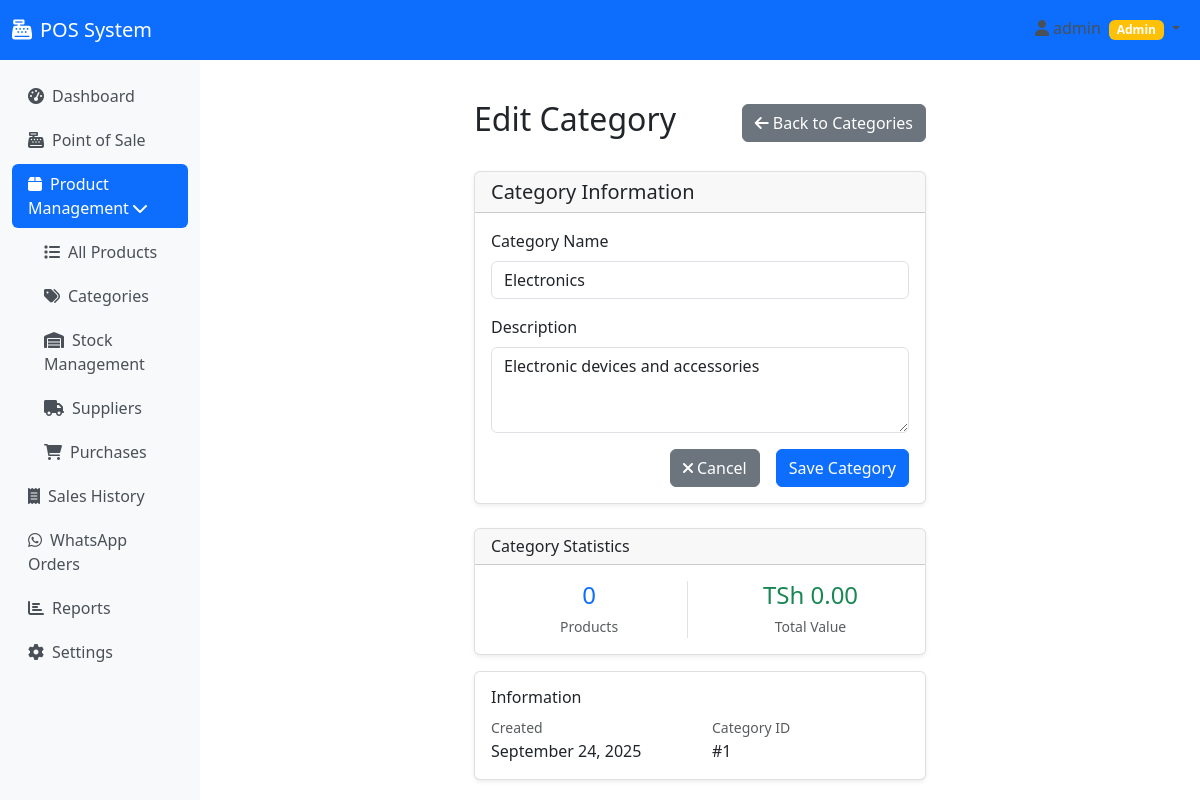
The page /products/categories/edit/1 (signed in) on the database its author committed.
### app/models/__init__.py (models this page shows, shortened)
class Category(db.Model):
    id = db.Column(db.Integer, primary_key=True)
    name = db.Column(db.String(100), nullable=False, unique=True)
    description = db.Column(db.Text)
    created_at = db.Column(db.DateTime, default=datetime.utcnow)
    products = db.relationship('Product', backref='category', lazy=True)

class SystemSettings(db.Model):
    id = db.Column(db.Integer, primary_key=True)
    key = db.Column(db.String(100), unique=True, nullable=False)
    value = db.Column(db.Text)
    description = db.Column(db.Text)
    created_at = db.Column(db.DateTime, default=datetime.utcnow)
    updated_at = db.Column(db.DateTime, default=datetime.utcnow, onupdate=datetime.utcnow)

### app/views/products.py (the view)
@products_bp.route('/categories/edit/<int:id>', methods=['GET', 'POST'])
@login_required
@admin_required
def edit_category(id):
    category = Category.query.get_or_404(id)
    form = CategoryForm(obj=category)
    if form.validate_on_submit():
        category.name = form.name.data
        category.description = form.description.data
        db.session.commit()
        flash(f'Category "{category.name}" updated successfully!', 'success')
        return redirect(url_for('products.categories'))
    return render_template('products/edit_category.html', title='Edit Category', form=form, category=category)

### app/views/products.py
class CategoryForm(FlaskForm):
    name = StringField('Category Name', validators=[DataRequired()])
    description = TextAreaField('Description')
    submit = SubmitField('Save Category')

### app/models/__init__.py (called while the page is built)
    @property
    def is_admin(self):
        return self.role == 'admin'

### app/utils/currency.py (called while the page is built)
def format_currency(amount, currency_code=None):
    return CurrencyManager.format_currency(amount, currency_code)

    @staticmethod
    def get_current_currency():
        try:
            currency_setting = SystemSettings.query.filter_by(key='default_currency').first()
            if currency_setting and currency_setting.value in SUPPORTED_CURRENCIES:
                currency_code = currency_setting.value
            else:
                currency_code = current_app.config.get('DEFAULT_CURRENCY', 'TSH')
            return SUPPORTED_CURRENCIES.get(currency_code, SUPPORTED_CURRENCIES['TSH'])
        except:
            return SUPPORTED_CURRENCIES['TSH']

### app/views/auth.py (called while the page is built)
def admin_required(f):
    @wraps(f)
    def decorated_function(*args, **kwargs):
        if not current_user.is_authenticated or not current_user.is_admin:
            flash('You need admin privileges to access this page.', 'error')
            return redirect(url_for('main.dashboard'))
        return f(*args, **kwargs)
    return decorated_function

### app/templates/products/edit_category.html (shortened to what this page needs)
{% extends "base.html" %}
{% block content %}
<div class="container-fluid">
    <div class="row justify-content-center">
        <div class="col-md-8 col-lg-6">
            <div class="d-flex justify-content-between align-items-center mb-4">
                <h2>Edit Category</h2>
                <a href="{{ url_for('products.categories') }}" class="btn btn-secondary">
                    <i class="fas fa-arrow-left me-1"></i>Back to Categories
                </a>
            </div>
            <div class="card">
                <div class="card-header">
                    <h5 class="mb-0">Category Information</h5>
                </div>
                <div class="card-body">
                    <form method="POST" id="editCategoryForm">
                        <div class="mb-3">
                            {{ form.name.label(class="form-label") }}
                            {{ form.name(class="form-control") }}
                        </div>
                        <div class="mb-3">
                            {{ form.description.label(class="form-label") }}
                            {{ form.description(class="form-control", rows="3") }}
                        </div>
                        <div class="d-grid gap-2 d-md-flex justify-content-md-end">
                            <a href="{{ url_for('products.categories') }}" class="btn btn-secondary me-md-2">
                                <i class="fas fa-times me-1"></i>Cancel
                            </a>
                            {{ form.submit(class="btn btn-primary") }}
                        </div>
                    </form>
                </div>
            </div>
            <div class="card mt-4">
                <div class="card-header">
                    <h6 class="mb-0">Category Statistics</h6>
                </div>
                <div class="card-body">
                    <div class="row text-center">
                        <div class="col-6">
                            <div class="border-end">
                                <h4 class="text-primary mb-1">0</h4>
                                <small class="text-muted">Products</small>
                            </div>
                        </div>
                        <div class="col-6">
                            <h4 class="text-success mb-1">{{ formatCurrency(0) }}</h4>
                            <small class="text-muted">Total Value</small>
                        </div>
                    </div>
                </div>
            </div>
            <div class="card mt-3">
                <div class="card-body">
                    <h6 class="card-title">Information</h6>
                    <div class="row">
                        <div class="col-6">
                            <small class="text-muted">Created</small>
                            <div>{{ category.created_at.strftime('%B %d, %Y') if category.created_at else 'N/A' }}</div>
                        </div>
                        <div class="col-6">
                            <small class="text-muted">Category ID</small>
                            <div>#{{ category.id }}</div>
                        </div>
                    </div>
                </div>
            </div>
        </div>
    </div>
</div>
{% endblock %}

### app/templates/base.html (style rules this page uses)
.card { box-shadow: 0 0.125rem 0.25rem rgba(0, 0, 0, 0.075); border: 1px solid rgba(0, 0, 0, 0.125); }

### rows shown on the page
Category: name "Electronics", description "Electronic devices and accessories", created_at "September 24, 2025", id "1"
SystemSettings: value "TSh 0.00"
